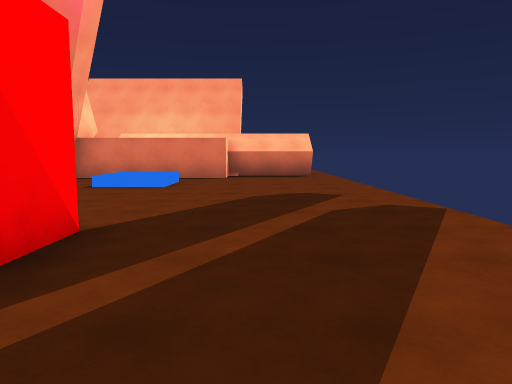
view 1 (above)

14 first-person views from a walk through a 3-D level made in the Unity game engine. The camera is 1.4 m above the floor, tilts 6° down and sees 70° across. The floor is counted in squares, 2 m on a side. Each view is taken from the middle of a square. On the plan, view 1 faces up. The plan holds only what a view shows up to about 11 squares ahead; the rest is blank. The place goes on beyond the plan. The player character is not drawn.

view 2
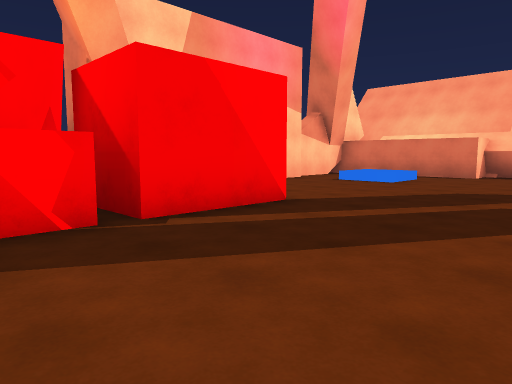

view 3
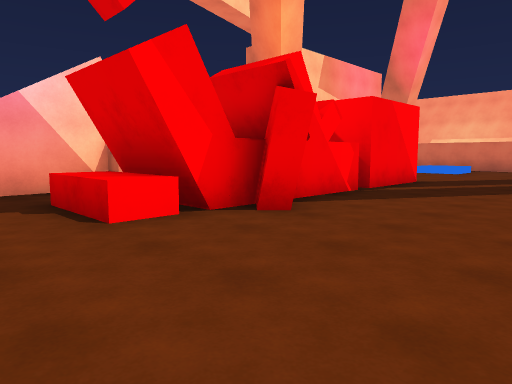

view 4
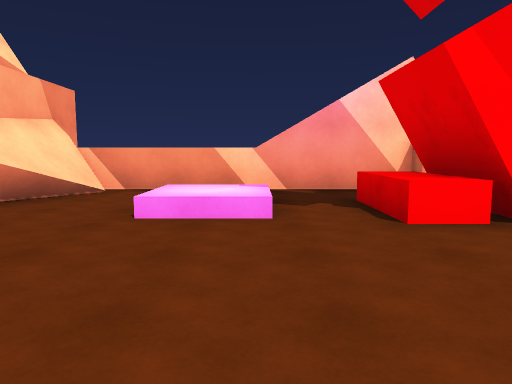

view 5
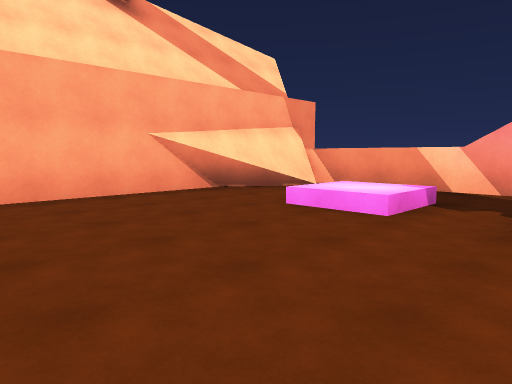

view 6
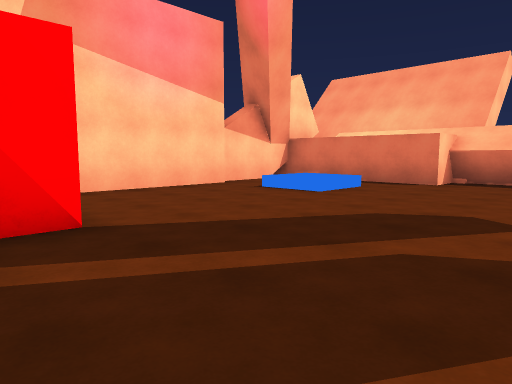

view 7
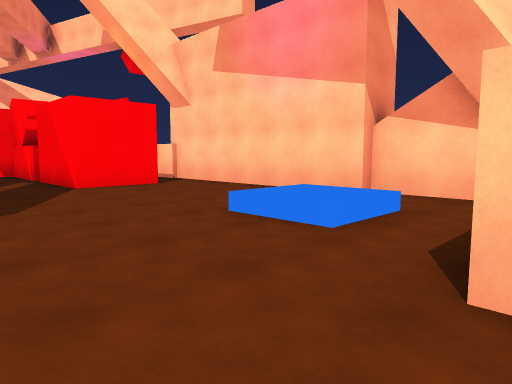

view 8
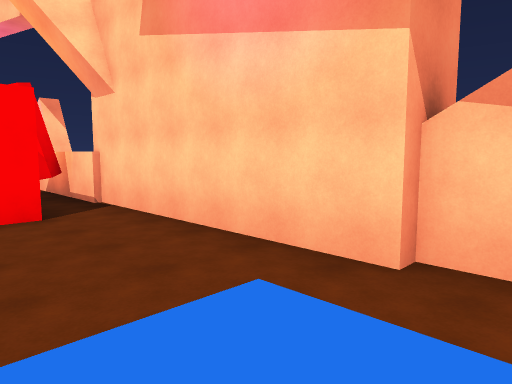

view 9
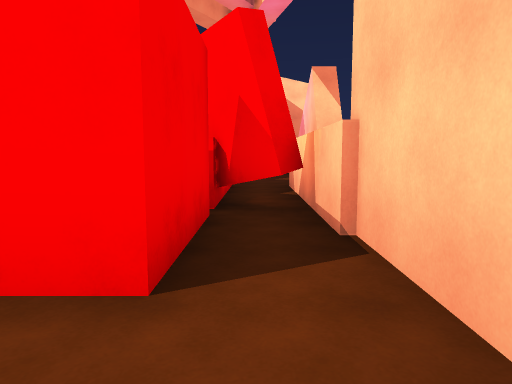

view 10
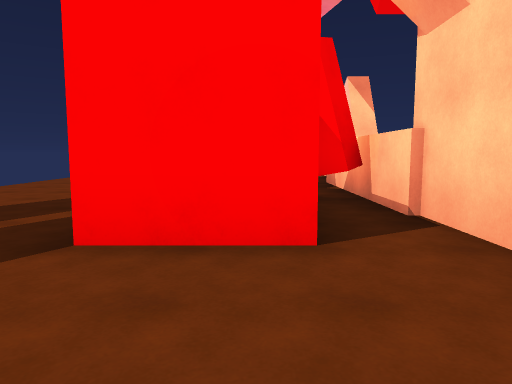

view 11
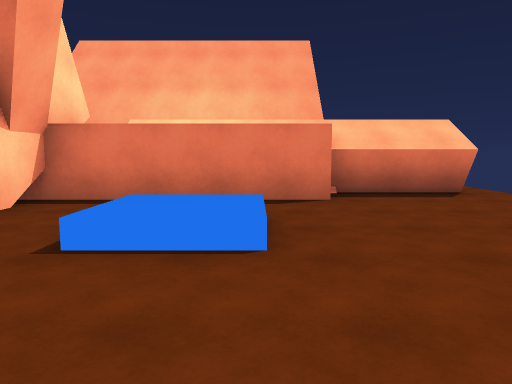

view 12
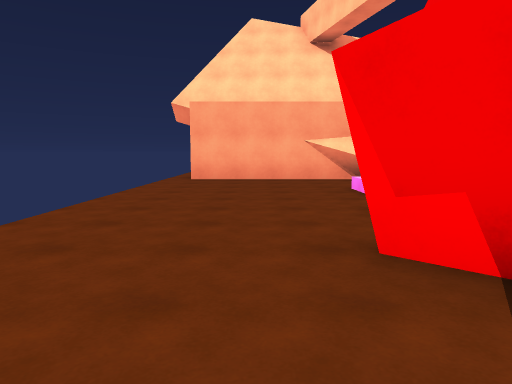

view 13
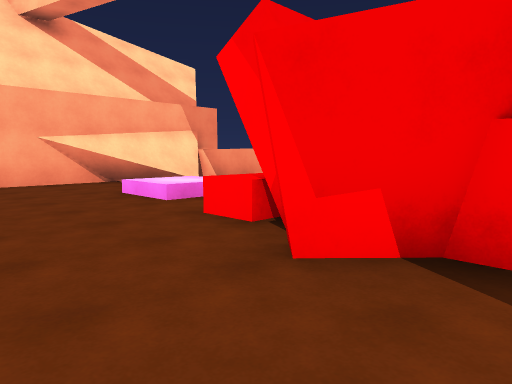

view 14
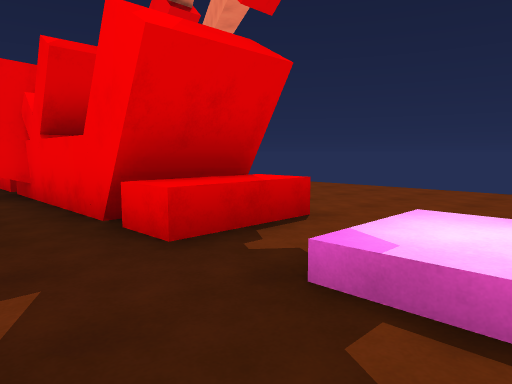

### Floor plan
Key: @ floor where view 1 was taken; # wall or solid block; . main floor; : floor 0.5 m higher than the main floor; / step, stairs or slope; = window, fence, low wall or low ledge; ^ raised ledge.
Columns run from 6 left of view 1 to 2 right of it. Each row starts with its distance up from view 1.
 12      ###.
 11 ######...
 10 #........
  9 #..//....
  8 #..:/....
  7 ##.......
  6  #.......
  5  #.......
  4  #.......
  3  #.##....
  2  #.##....
  1  #.##....
  0  ####.@..
 -1  #.##....
 -2  #.##....
 -3 ##.###...
 -4 #..^^....
 -5 #........
 -6 #..//....
 -7 #..:/....
 -8 #........
 -9 #.=......
-10 ########.

Positions as (right, up) in squares from view 1, and headings:
1: (0, 0), facing up
2: (2, -1), facing up-left
3: (2, -6), facing up-left
4: (2, -6), facing left
5: (2, -4), facing down-left
6: (2, 2), facing up-left
7: (1, 11), facing down-left
8: (-2, 9), facing down-left
9: (-4, 5), facing down
10: (-3, 6), facing down
11: (-2, 5), facing up
12: (0, 0), facing down
13: (1, -1), facing down-left
14: (-5, -7), facing up-right
